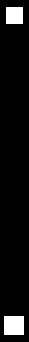
#> input picture visualize/stick.jpg, 29 x 342 px
$ python temp.py
#> lines starting #> are read from the running program, lines starting #| are printed output that depends on the picture
import pickle
import cv2
import numpy as np
import pandas as pd


# Import Settings :
with open('../settings.txt', 'rb') as f:
#> (reads settings.txt from the repository)
    x = pickle.load(f)

clean_border_vertical = 10
x['width'] += 2*clean_border_vertical


# Create video :
video = cv2.VideoWriter('visualize.avi', 0, 5, (x['width'],x['height']))
df = pd.read_csv('./dataset.csv')
#> (reads visualize/dataset.csv from the repository)
rows = df[["X2[t]","S[t]"]].values


for row in rows:
    width = int(row[0])
    slope = row[1]
    # White Image :
    base_img = np.ones((x['height'], x['width'])) * 255

    # Read Stick :
    stick = cv2.imread('./stick.jpg', 0)
#> stick is the input picture: shape (342, 29); min 0, max 255, mean 17.2


    # Make Border Stick :
    stick_height, stick_width = stick.shape
#> stick_height = 342; stick_width = 29
    clean_border_horizontal = int(stick_height/2)
#> clean_border_horizontal = 171
    stick = cv2.copyMakeBorder(stick, top=clean_border_vertical, bottom=clean_border_vertical, left=clean_border_horizontal, right=clean_border_horizontal,
                                borderType=cv2.BORDER_CONSTANT, value=[255, 255, 255])
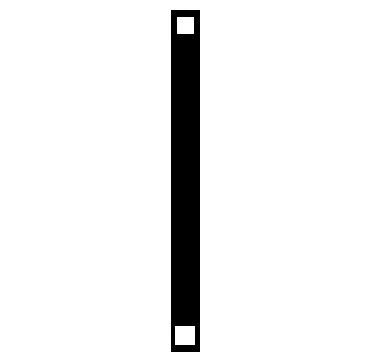
#> stick: shape (362, 371); min 0, max 255, mean 237.4
    # Rotate Stick :
    rotation_matrix = cv2.getRotationMatrix2D(((stick_width + 2*clean_border_horizontal) / 2, (stick_height + 2*clean_border_vertical) / 2), np.rad2deg(np.arctan(slope)), 1)
    stick = cv2.warpAffine(stick, rotation_matrix, (stick_width + 2*clean_border_horizontal, stick_height + 2*clean_border_vertical), borderValue=(255,255,255))
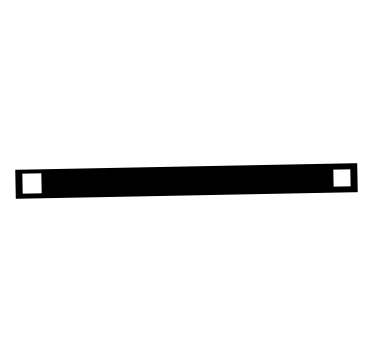
#> stick: shape (362, 371); min 0, max 255, mean 237.4

    # Rescale Stick :
    scale = (x['height'] / stick_height) * 0.7
#> scale = 0.72
    stick = cv2.resize(stick, None, fx=scale, fy=scale)
#> stick: shape (261, 267)
    stick_height_scaled, stick_width_scaled = stick.shape
#> stick_height_scaled = 261; stick_width_scaled = 267
    clean_border_horizontal_scaled = int(clean_border_horizontal * scale)
#> clean_border_horizontal_scaled = 123
    clean_border_verical_scaled = int(clean_border_vertical * scale)
#> clean_border_verical_scaled = 7


    # Overlay Image :
    print(base_img.shape)
    print(base_img[0:(0 + stick_height_scaled), width:(width + stick_width_scaled)].shape)
#| (261, 267)
    print(stick.shape)
#| (261, 267)
    base_img[0:0 + stick_height_scaled, width:width + stick_width_scaled] = stick
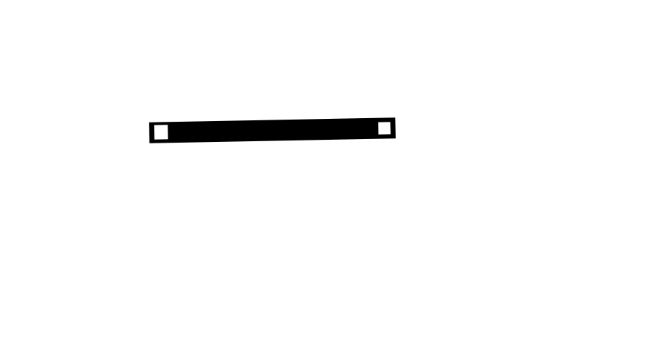
#> base_img: shape (352, 660) float64; min 0, max 255, mean 249.7
    base_img = base_img.astype('uint8')
    print(base_img.shape)
#| (352, 660)

    video.write(base_img)


cv2.destroyAllWindows()
video.release()
